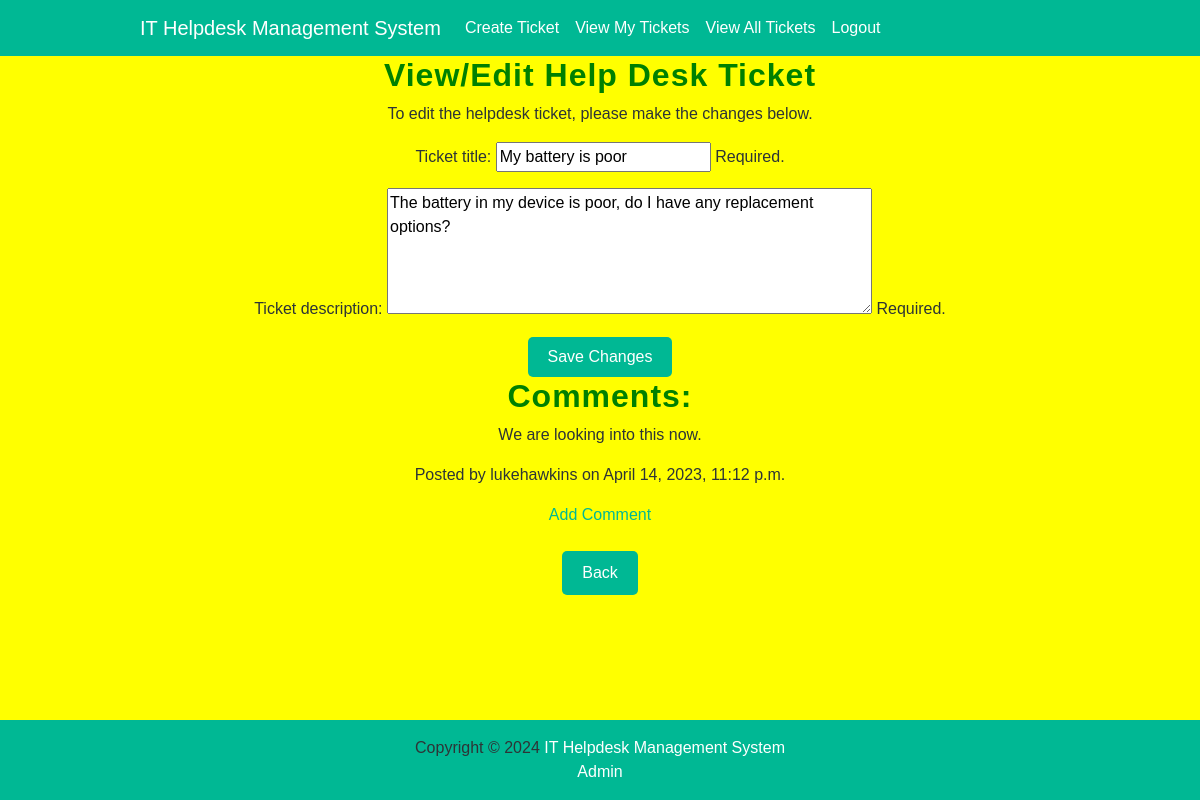
/edit-ticket/2/ (signed in), run on the app's committed database.
### ITHelpDesk/models.py (models this page shows, shortened)
class Ticket(models.Model):
    status_options = [
        ('Open', 'Open'),
        ('Blocked', 'Blocked'),
        ('Closed', 'Closed'),
    ]
    helpdesk_ticket_id = models.AutoField(primary_key=True) #PK
    ticket_title = models.CharField(max_length=200)
    ticket_description = models.TextField()
    ticket_user = models.ForeignKey(User, on_delete=models.CASCADE) #FK relationship to the user model. This will mean that if a user is deleted, the tickets created by that user will also be deleted
    ticket_status = models.CharField(max_length=50, choices=status_options, default='Open')
    ticket_time_created_at = models.DateTimeField(auto_now_add=True)
    ticket_time_updated_at = models.DateTimeField(auto_now=True)

class Comment(models.Model):
    helpdesk_ticket_id = models.ForeignKey(Ticket, on_delete=models.CASCADE) #FK relationship to the ticket model
    comment_text = models.TextField()
    comment_user = models.ForeignKey(User, on_delete=models.CASCADE) #FK relationship to the user model
    comment_created_at = models.DateTimeField(auto_now_add=True)
    comment_id = models.AutoField(primary_key=True) #PK

### ITHelpDesk/views.py (the view, shortened to what this page needs)
# urls.py: path("edit-ticket/<int:pk>/", views.EditHelpdeskTicket.as_view(), name="edit-ticket"),
class EditHelpdeskTicket(LoginRequiredMixin, UserPassesTestMixin, UpdateView):
    form_class = TicketForm
    model = Ticket
    success_url = reverse_lazy("view-my-tickets")
    template_name = "ITHelpDesk/helpdesk_edit_ticket.html"
    def test_func(self):
        ticket_check = self.get_object()
        if self.request.user == ticket_check.ticket_user:
            return True
        else:
            return False

### ITHelpDesk/forms.py (shortened to what this page needs)
class TicketForm(forms.ModelForm):
    ticket_title = forms.CharField(max_length=1000, required=True, help_text='Required.')
    ticket_description = forms.CharField(widget=forms.Textarea(attrs={'rows': 5, 'cols': 50}), max_length=1000, required=True, help_text='Required.')
    class Meta:
        model = Ticket
        fields = ['ticket_title', 'ticket_description']

### ITHelpDesk/templates/ITHelpDesk/helpdesk_edit_ticket.html (shortened to what this page needs)
{% extends 'ITHelpDesk/base.html' %}
{% block content %}
{% load static %}
<h2>View/Edit Help Desk Ticket</h2>
<p>To edit the helpdesk ticket, please make the changes below.</p>
<div class="container">
  <form method="post">
    {{ form.as_p }}
    <button type="submit">Save Changes</button>
  </form>
</div>
<h2>Comments:</h2>
{% for comment in ticket.comment_set.all %}
  <div>
    <p>{{ comment.comment_text }}</p>
    <p>Posted by {{ comment.comment_user.username }} on {{ comment.comment_created_at }}</p>
  </div>
{% empty %}
  <p>No comments yet.</p>
{% endfor %}
<a href="{% url 'add-comment' ticket.helpdesk_ticket_id %}">Add Comment</a>
<br>
<br>
<button onclick=location.href="{% url 'view-my-tickets'%}">Back</button>
<br>
<br>
<br>
<br>
<br>
{% endblock %}

### ITHelpDesk/static/style.css (style rules this page uses)
body { background-color: yellow; font-family: "Source Sans Pro", sans-serif; text-align: center; }
h1, h2, h3 { color: green; font-weight: bold; letter-spacing: 1px; }
p { color: #2d3436; font-size: 16px; line-height: 1.5; }
a { color: #00b894; text-decoration: none; transition: color 0.2s ease-in-out; }
form { line-height: 1.2; }
button, input[type="submit"] { background-color: #00b894; border: none; border-radius: 5px; color: #fff; cursor: pointer; font-size: 16px; padding: 10px 20px; transition: background-color 0.2s ease-in-out; }
button, input[type="button"] { background-color: #00b894; border: none; border-radius: 5px; color: #fff; cursor: pointer; font-size: 16px; padding: 10px 20px; transition: background-color 0.2s ease-in-out; }
.container { max-width: 960px; margin: 0 auto; padding: 0 20px; text-align: center; }

### data on the page
Ticket: ticket_title "My battery is poor", ticket_description "The battery in my device is poor, do I have any replacement options?"
Comment: comment_text "We are looking into this now.", comment_user.username "lukehawkins", comment_created_at "April 14, 2023, 11:12 p.m."
